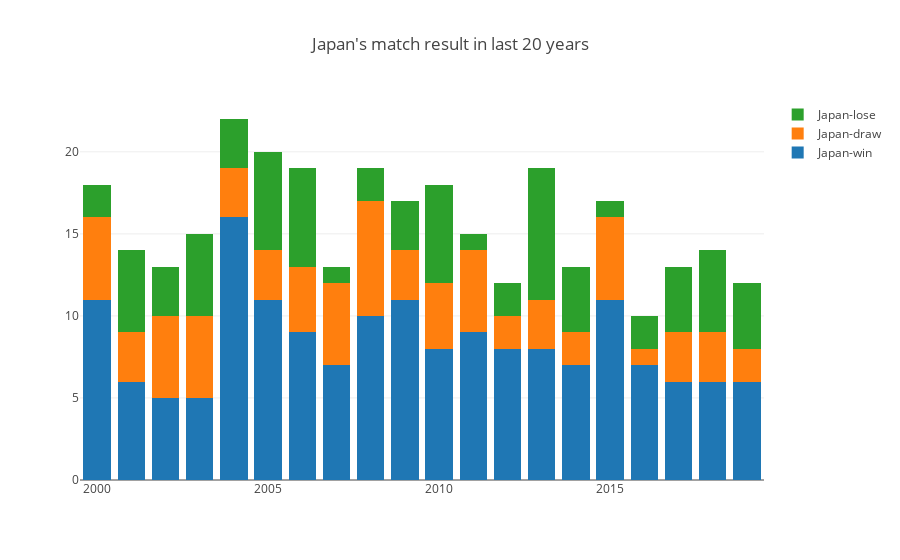

Notebook cell for this chart:
### Code cell
filterbycountry('Japan', 20)

### Figure 1 — Plotly figure (JSON) as saved in the notebook; plotly's stock layout.template omitted (floating-point values rounded to 4 significant figures)
{"data": [{"name": "Japan-win", "type": "bar", "uid": "11eca4b3-c9e6-40c7-8f5c-e2a9392634c1", "x": [2000, 2001, 2002, 2003, 2004, 2005, 2006, 2007, 2008, 2009, 2010, 2011, 2012, 2013, 2014, 2015, 2016, 2017, 2018, 2019], "y": [11, 6, 5, 5, 16, 11, 9, 7, 10, 11, 8, 9, 8, 8, 7, 11, 7, 6, 6, 6]}, {"name": "Japan-draw", "type": "bar", "uid": "7a344e1d-8956-48ea-831b-f3dba4d9352e", "x": [2000, 2001, 2002, 2003, 2004, 2005, 2006, 2007, 2008, 2009, 2010, 2011, 2012, 2013, 2014, 2015, 2016, 2017, 2018, 2019], "y": [5, 3, 5, 5, 3, 3, 4, 5, 7, 3, 4, 5, 2, 3, 2, 5, 1, 3, 3, 2]}, {"name": "Japan-lose", "type": "bar", "uid": "ad60c247-f7ba-4b2c-b648-7233407d7468", "x": [2000, 2001, 2002, 2003, 2004, 2005, 2006, 2007, 2008, 2009, 2010, 2011, 2012, 2013, 2014, 2015, 2016, 2017, 2018, 2019], "y": [2, 5, 3, 5, 3, 6, 6, 1, 2, 3, 6, 1, 2, 8, 4, 1, 2, 4, 5, 4]}], "layout": {"barmode": "stack", "title": {"text": "Japan's match result in last 20 years"}}}
